Frame 1 (no input): blank canvas, image omitted
Frame 60 (the mouse pressed at the canvas centre just before this capture): blank canvas, image omitted
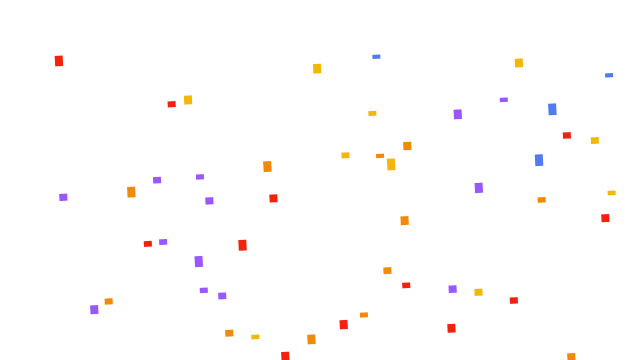
Frame 120 (the mouse held since frame 60 and released just before this capture)

The Processing sketch whose frames 1 and 60 were blank and that drew this single picture after the mouse press (run headless with seeded random() and noise(); from frame 60 on, the mouse is pressed at the canvas centre):

// Processing sketch: confetti_party_rotate
// ── confetti_party_rotate.pde
// Confetti Party!!! with rotate
// The Coding Train / Daniel Shiffman
// Processing Intro Series

/*Another way to represent colors instead of RGB, is by using
 hexidecimal notation (ex: #FFFFFF is the color white). Many
 color palettes found online use hex codes to denote colors.
 You can convert RGB to Hex or vice versa using online tools. */
color[] rainbowColors = new int[]{#9A56FF, #527AF2, #F2B807, #F28907, #F2220F};

Confetti[] confetti = new Confetti[100];
boolean partyTime = false;

void setup() {
  size(640, 360);
  pixelDensity(2);

  for (int i = 0; i < confetti.length; i++) {
    confetti[i] = new Confetti();
  }
}

void mousePressed() {
  partyTime = true;
  for (Confetti c : confetti) {
    c.burst(mouseX, mouseY);
  }
}

void draw() {
  background(255);
  if (partyTime) {
    for (Confetti c : confetti) {
      c.show();
      c.update();
    }
  }
}

// ── Confetti.pde
class Confetti {
  float x, y, w, h;
  float xspeed, yspeed;
  float rotationSpeed, angle; //rotation variables
  color col; //color
  Confetti() {
    x = -1000;
    y = -1000;
    w = 8; //confetti width
    h = random(4, 12); //confetti height
    xspeed = 0;
    yspeed = 0;
    angle = 0; 
    rotationSpeed = 3; //try adjusting this!
    col = rainbowColors[int(random(rainbowColors.length))]; 
  }

  void burst(float mx, float my) {
    x = mx;
    y = my;
    xspeed = random(-5, 5);
    yspeed = random(-5, 5);
  }

  void update() {
    x = x + xspeed;
    y = y + yspeed;
    angle = angle + radians(rotationSpeed); //update the angle

    yspeed = yspeed + 0.1;
  }

  void show() {
    /*Shapes are rotated about their relative position to 
      the origin. translate() transforms the origin from the top left
      corner to the specified coordinate which allows the shape to rotate
      about that point. See the processing reference pages for translate(), 
      rotate(), push(), and pop() for further information.*/
    push();
    fill(col);
    noStroke();
    rectMode(CENTER);
    translate(x, y);
    rotate(angle);
    rect(0, 0, w, h);
    pop();
  }
}
